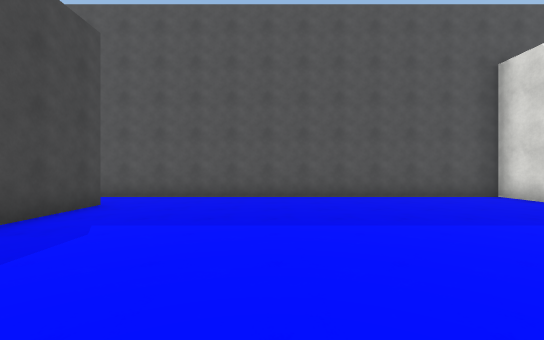
View 1 (above)

12 first-person views from a walk through a 3-D level made in the Unity game engine. The camera is 1.5 m above the floor, looks level and sees 90° across. The floor is counted in squares, 2.06 m on a side. Each view is taken from the middle of a square. On the plan, view 1 faces up. The plan holds only what a view shows up to about 10 squares ahead; the rest is blank. The place goes on beyond the plan. The player is left out. Surface patterns are stand-ins for the level's own textures.

View 2
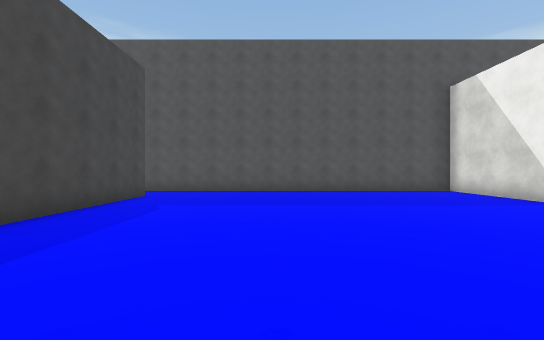

View 3
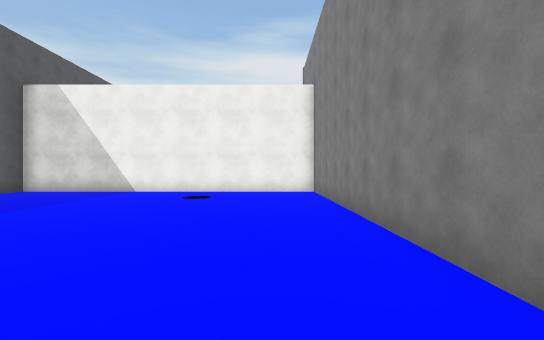

View 4
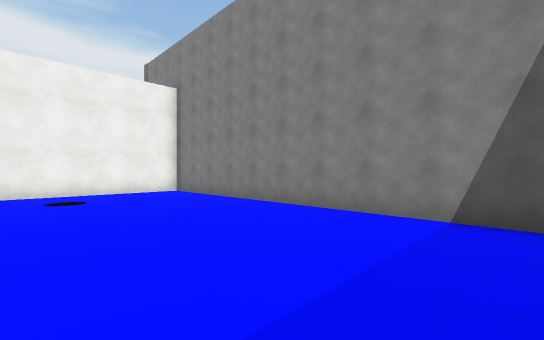

View 5
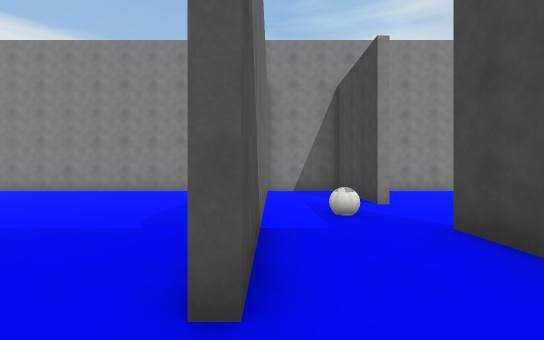

View 6
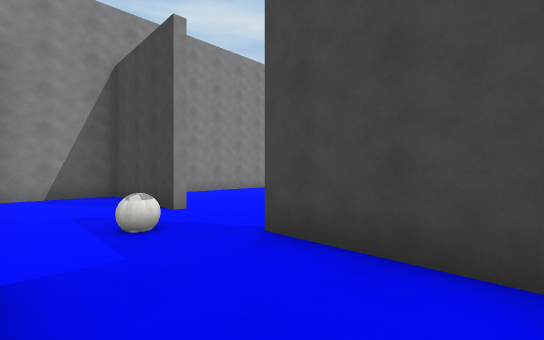

View 7
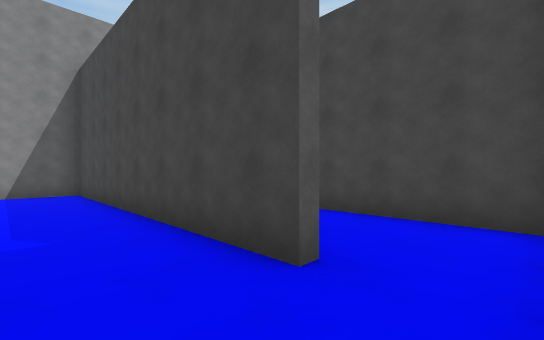

View 8
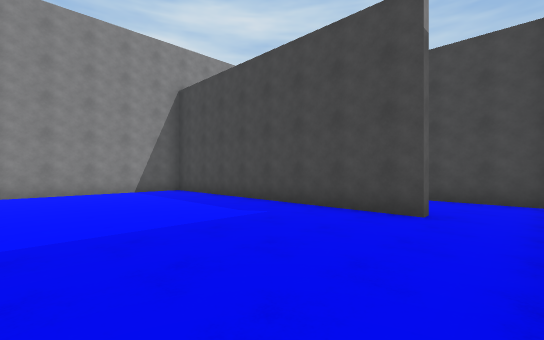

View 9
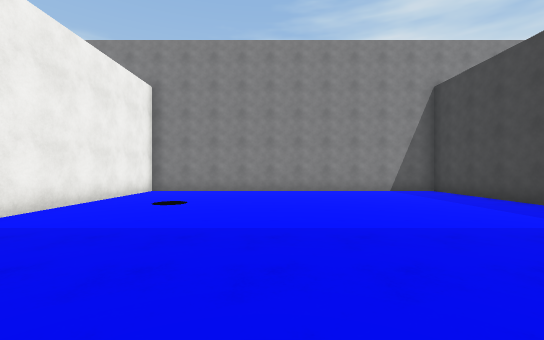

View 10
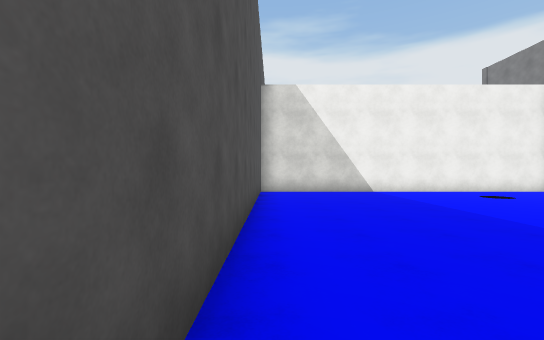

View 11
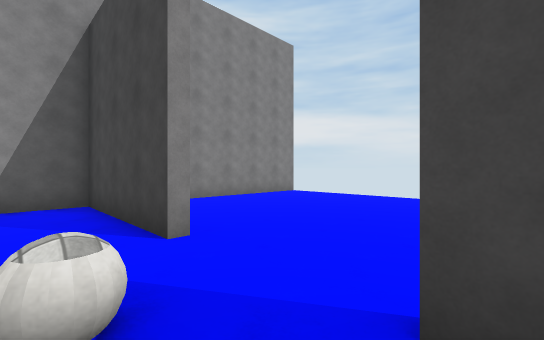

View 12
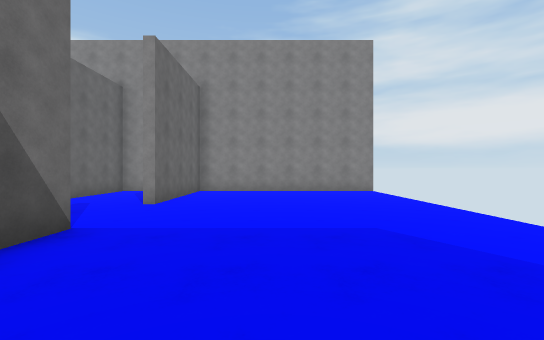

### Floor plan
Points are (right, up) in squares from view 1. A wall is a line through its corners. A room is listed if a view was taken in it or the views show most of it. See-through windows are left out.
Room 1 (views 1, 2, 3, 4, 5, 6, 7, 8, 9, 10)
walls: (-3.6, 5.8) (-3.6, -2.4) (6.1, -2.4) (6.1, 7.4) (-4.6, 7.4)
ways out: opening at (-4, 6.5) to room 4
Room 2 (view 11)
walls: (-6.2, 1.2) (-6.2, -2.4) (-3.9, -2.4) (-3.9, 5.8); (-6.2, 5.5) (-6.2, 3.6)
ways out: opening at (-6, 2.5) to room 3; opening at (-5, 4.5) to room 4
objects: other object (-5, 2)
Room 3 (view 12)
walls: (-6.5, 3.6) (-6.5, 4.6); (-12.6, -2.4) (-6.5, -2.4) (-6.5, 1.2)
ways out: opening at (-6, 2.5) to room 2
Room 4 (no view inside)
walls: (-6.2, 7) (-6.2, 5.5)
ways out: opening at (-4, 6.5) to room 1; opening at (-5, 4.5) to room 2

Positions as (right, up) in squares from view 1, and headings:
1: (0, 0), facing up
2: (0, -2), facing up
3: (-3, -1), facing right
4: (-3, 2), facing down-right
5: (-4, 7), facing down
6: (-4, 6), facing down-left
7: (-2, 7), facing down-left
8: (1, 7), facing down-left
9: (2, 7), facing down
10: (-3, 7), facing right
11: (-5, 4), facing down-left
12: (-9, 7), facing down
